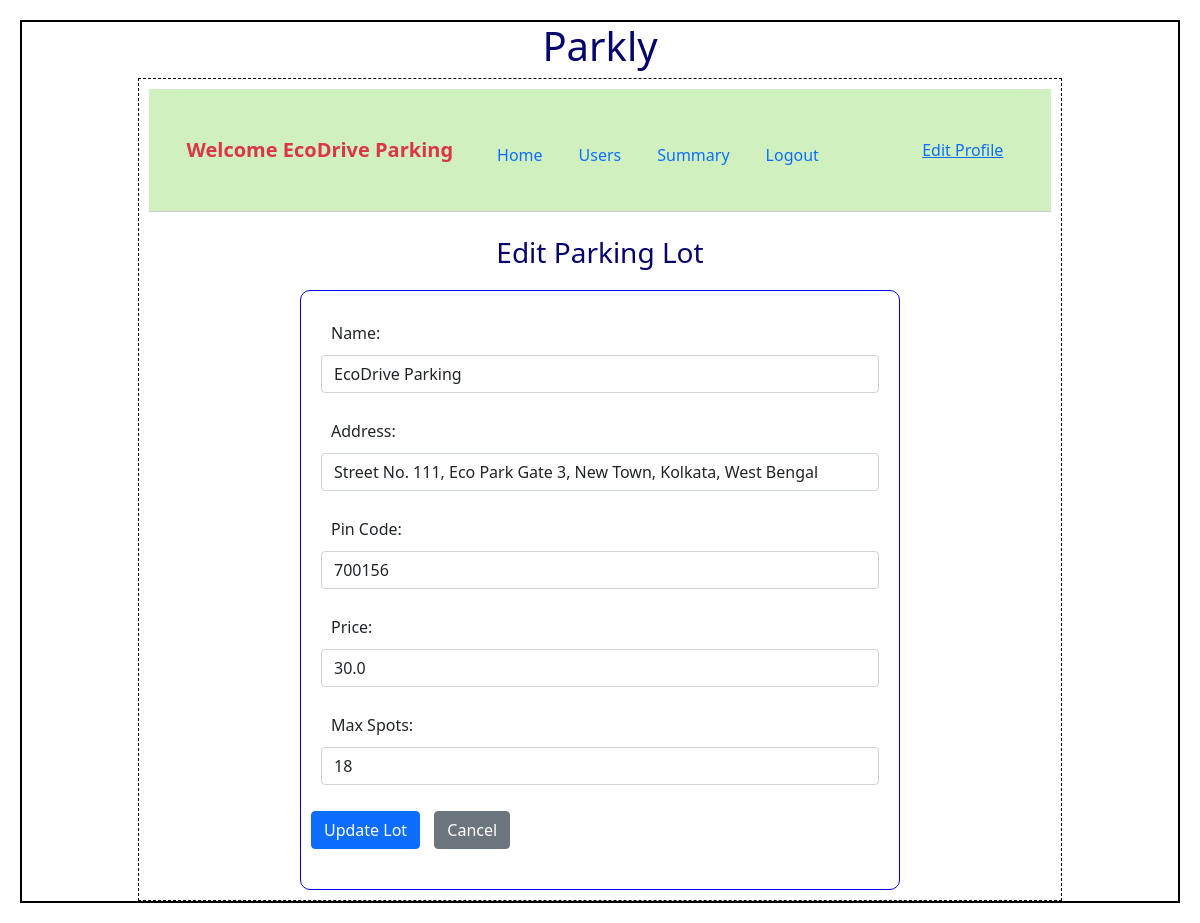
Page /edit_parking_lot/2/EcoDrive Parking on the earlier database version.
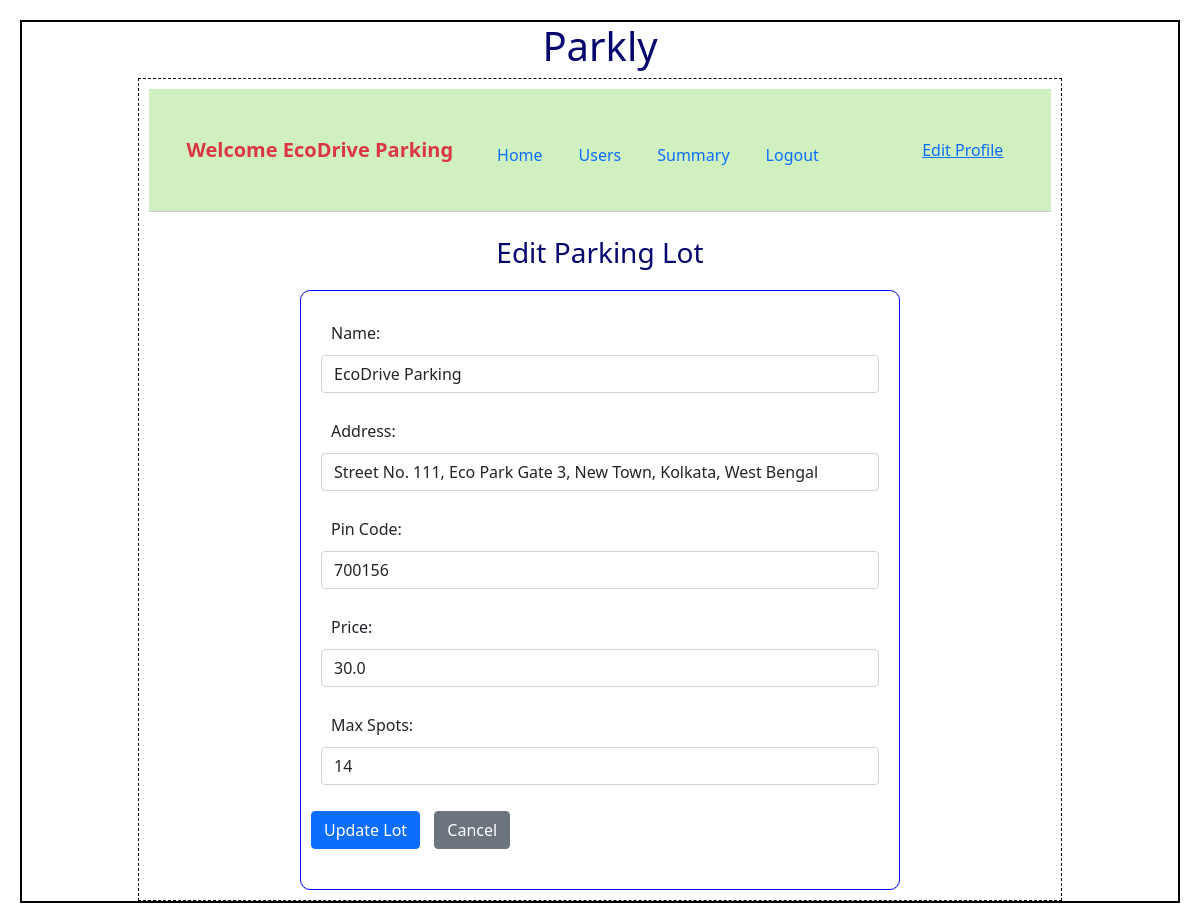
Same page on the later database version.
### backend/models.py (models this page shows)
class Parking_lot(db.Model):
    __tablename__="parking_lot"
    id=db.Column(db.Integer,primary_key=True)
    name=db.Column(db.String,nullable=False)
    address=db.Column(db.String,nullable=False)
    pin_code=db.Column(db.Integer,nullable=False)
    price=db.Column(db.Float,default=0.0)
    max_spots=db.Column(db.Integer,nullable=False)
    spots=db.relationship("Parking_spot",cascade="all,delete",backref="parking_lot",lazy=True) # parking lot can access it's all spots
    reservations=db.relationship("Reservation",cascade="all,delete",backref="parking_lot",lazy=True) # parking lot can access it's all reservation

### backend/controllers.py (the view, shortened to what this page needs)
@app.route("/edit_parking_lot/<int:lot_id>/<name>", methods=["GET", "POST"])
def edit_parking_lot(lot_id, name):
    lot = Parking_lot.query.get_or_404(lot_id)
    return render_template("edit_parking_lot.html", lot=lot, name=name)

### templates/edit_parking_lot.html
{% extends "admin_layout.html" %}
{% block content %}
<div class="container mt-4">
    <h3 class="center">Edit Parking Lot</h3>
    <form method="POST">
      <div class="input_form">
        <div class="mb-3">
            <label>Name:</label>
            <input type="text" name="name" class="form-control" value="{{ lot.name }}" required>
        </div>
        <div class="mb-3">
            <label>Address:</label>
            <input type="text" name="address" class="form-control" value="{{ lot.address }}" required>
        </div>
        <div class="mb-3">
            <label>Pin Code:</label>
            <input type="number" name="pin_code" class="form-control" value="{{ lot.pin_code }}" required>
        </div>
        <div class="mb-3">
            <label>Price:</label>
            <input type="number" step="0.01" name="price" class="form-control" value="{{ lot.price }}" required>
        </div>
        <div class="mb-3">
            <label>Max Spots:</label>
            <input type="number" name="max_spots" class="form-control" value="{{ lot.max_spots }}" required>
        </div>
        <button type="submit" class="btn btn-primary">Update Lot</button>
        <a href="{{ url_for('admin_dashboard', name=name) }}" class="btn btn-secondary">Cancel</a>
      </div>
    </form>
</div>
{% endblock %}

### templates/admin_layout.html (shortened to what this page needs)
<!DOCTYPE html>
<html>
    <head>
        <link rel="stylesheet" href="/static/styles/main.css">
        <link href="https://cdn.jsdelivr.net/npm/bootstrap@5.0.2/dist/css/bootstrap.min.css" rel="stylesheet">
    </head>
    <body>
        <div class="my_container">
           <div class="center"><h1>Parkly</h1></div>
            <div class="my_panel">
                <nav class="navbar navbar-expand-lg navbar-custom p-3">
                    <div class="container-fluid">
                      <span class="navbar-brand fw-bold text-danger">Welcome {{name}}</span>
                      <div class="navbar-nav">
                        <a class="nav-link" href="{{ url_for('admin_dashboard', name=name) }}">Home</a>
                        <a class="nav-link" href="{{ url_for('admin_users', name=name) }}">Users</a>
                        <a class="nav-link" href="{{ url_for('admin_summary', name=name) }}">Summary</a>
                        <a class="nav-link" href="{{ url_for('signin') }}">Logout</a>
                      </div>
                      <div class="ms-auto">
                        <a href="edit_profile.html" class="text-primary">Edit Profile</a>
                      </div>
                    </div>
                </nav>
                {% block content %}{% endblock %}
            </div>
        </div>
    </body>
</html>

Differences in the rows shown:
changed Parking_lot "EcoDrive Parking": max_spots "18" → "14"
